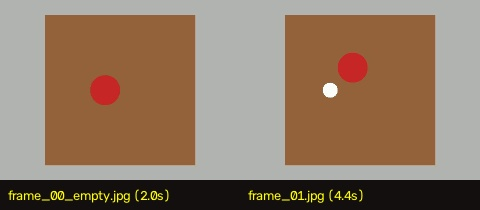
#> input picture scratch/test_extracted_frames/contact_sheet.jpg, 480 x 210 px
$ python -i test_robust_threshold.py   (imports and definitions only)
#> lines starting #> are read from the running program, lines starting #| are printed output that depends on the picture; after the words box and inside, x2 and y2 are one past the last pixel; in counts of white or black regions, pixels touching at a corner belong together
#> further down, picture is the input picture: shape (210, 480, 3); mean B, G, R 100.4, 120.6, 143.8
import sys
sys.path.append('.')
import cv2
import numpy as np

def extract_silhouette_robust(img):
    if len(img.shape) == 3:
        gray = cv2.cvtColor(img, cv2.COLOR_BGR2GRAY)
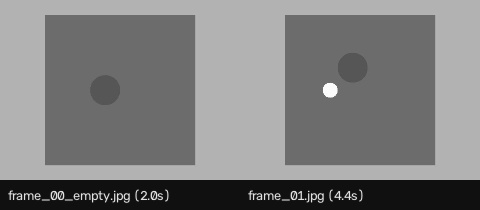
#> gray: shape (210, 480); min 8, max 255, mean 125.2
    else:
        gray = img.copy()

    h_img, w_img = gray.shape[:2]
#> h_img = 210; w_img = 480

    # Sample border background (outer 5 pixels border)
    border_mask = np.ones_like(gray, dtype=np.uint8) * 255
    border_mask[6:h_img-6, 6:w_img-6] = 0
    bg_val = float(np.median(gray[border_mask > 0]))
#> bg_val = 178

    # Absolute difference from board background
    diff = cv2.absdiff(gray.astype(np.float32), bg_val).astype(np.uint8)
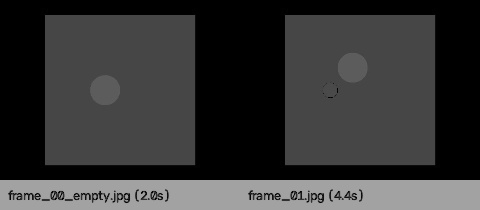
#> diff: shape (210, 480); min 0, max 170, mean 53.4
    blur_diff = cv2.GaussianBlur(diff, (5, 5), 0)
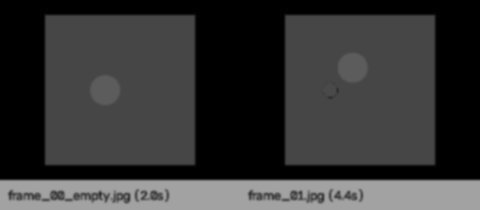
#> blur_diff: shape (210, 480); min 0, max 163, mean 53.4

    # Threshold difference
    _, thresh = cv2.threshold(blur_diff, 0, 255, cv2.THRESH_BINARY + cv2.THRESH_OTSU)
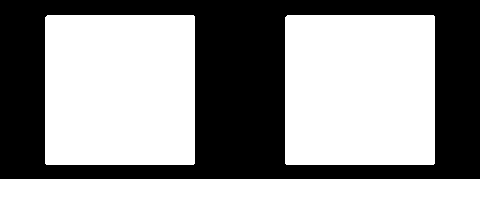
#> thresh: shape (210, 480); 59.4% white; 1 black region

    # Morphological cleanup
    kernel = cv2.getStructuringElement(cv2.MORPH_ELLIPSE, (3, 3))
    thresh = cv2.morphologyEx(thresh, cv2.MORPH_OPEN, kernel)
    thresh = cv2.morphologyEx(thresh, cv2.MORPH_CLOSE, kernel)

    # Find contours near center of crop
    contours, _ = cv2.findContours(thresh, cv2.RETR_EXTERNAL, cv2.CHAIN_APPROX_SIMPLE)
#> contours = 3 contours; box (x1, y1, x2, y2) and area: (285, 15, 435, 165) 22198, (45, 15, 195, 165) 22198, (0, 179, 480, 210) 14370
    cx, cy = w_img // 2, h_img // 2
#> cx = 240; cy = 105

    valid_cnts = []
    for cnt in contours:
        # Check if contour is not the entire image border and intersects central zone
        x, y, w, h = cv2.boundingRect(cnt)
        if w >= w_img - 4 and h >= h_img - 4:
            continue
        dist_to_center = cv2.pointPolygonTest(cnt, (cx, cy), True)
        # Or distance from bbox center to image center
        bbox_cx, bbox_cy = x + w / 2, y + h / 2
        d_center = np.hypot(bbox_cx - cx, bbox_cy - cy)
        if dist_to_center >= -15 or d_center < 30:
            valid_cnts.append((cv2.contourArea(cnt), cnt))
#> this loop made 3 passes
#> (x, y, w, h, dist_to_center, bbox_cx, bbox_cy, d_center) on passes 2 to 3: (285, 15, 150, 150, -45, 360, 90, 120.9), (45, 15, 150, 150, -46, 120, 90, 120.9)
#> (cnt, x, y, w, h, dist_to_center, bbox_cx, bbox_cy) on pass 1: ([[0, 179], [0, 209], [479, 209], [479, 179]], 0, 179, 480, 31, -74, 240, 194.5)
#> after the loop, valid_cnts = []

    if valid_cnts:
        valid_cnts.sort(key=lambda x: x[0], reverse=True)
        best_cnt = valid_cnts[0][1]
    elif contours:
        best_cnt = max(contours, key=cv2.contourArea)
#> best_cnt = [[287, 15], [285, 17], [285, 163], [286, 164], [433, 164], [434, 163], [434, 16], [433, 15]]
    else:
        best_cnt = None

    return thresh, best_cnt

def test_robust_threshold():
    from step6f_piece_type import get_warped_board, REAL_TEST_SQUARES
    warped = get_warped_board()
    sq_size = warped.shape[0] // 8

    for sq, (r, c), true_label, _ in REAL_TEST_SQUARES:
        crop = warped[r*sq_size:(r+1)*sq_size, c*sq_size:(c+1)*sq_size]
        thresh, cnt = extract_silhouette_robust(crop)
        if cnt is not None:
            x, y, w, h = cv2.boundingRect(cnt)
            print(f"Square {sq} ({true_label}): bbox=({x},{y},{w},{h}), area={cv2.contourArea(cnt):.0f}")
        else:
            print(f"Square {sq} ({true_label}): NO CONTOUR FOUND")

# [2 lines not run here, left out]

>>> import cv2
>>> picture = cv2.imread('test_extracted_frames/contact_sheet.jpg')
>>> result = extract_silhouette_robust(picture)
